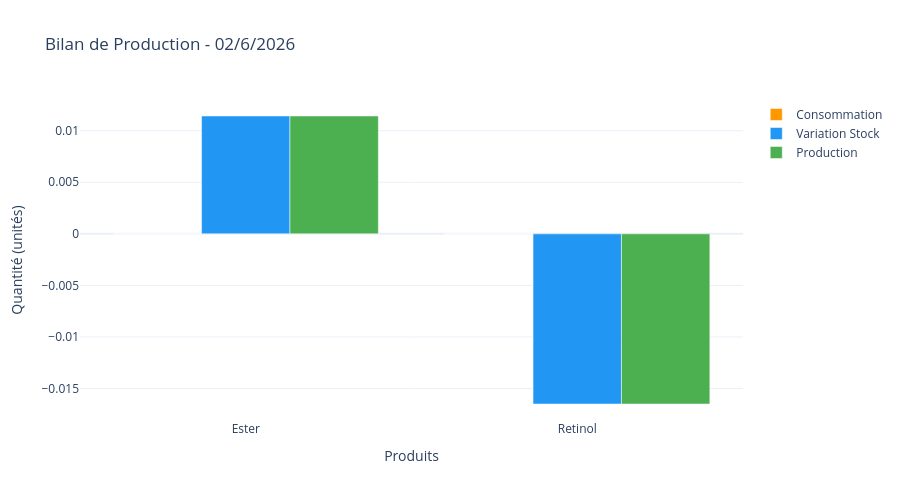

The cell this chart's notebook holds for it:
### Code cell
dashboard.afficher_bilan_journalier(jour=2, mois=6, annee=2026)

### Figure 1 — Plotly figure (JSON) as saved in the notebook; plotly's stock layout.template omitted (floating-point values rounded to 4 significant figures)
{"data": [{"marker": {"color": "#FF9800"}, "name": "Consommation", "type": "bar", "x": ["Ester", "Retinol"], "y": [0, 0]}, {"marker": {"color": "#2196F3"}, "name": "Variation Stock", "type": "bar", "x": ["Ester", "Retinol"], "y": [0.01142, -0.0165]}, {"marker": {"color": "#4CAF50"}, "name": "Production", "type": "bar", "x": ["Ester", "Retinol"], "y": [0.01142, -0.0165]}], "layout": {"barmode": "group", "height": 500, "hovermode": "x unified", "title": {"text": "Bilan de Production - 02/6/2026"}, "xaxis": {"title": {"text": "Produits"}}, "yaxis": {"title": {"text": "Quantité (unités)"}}}}
